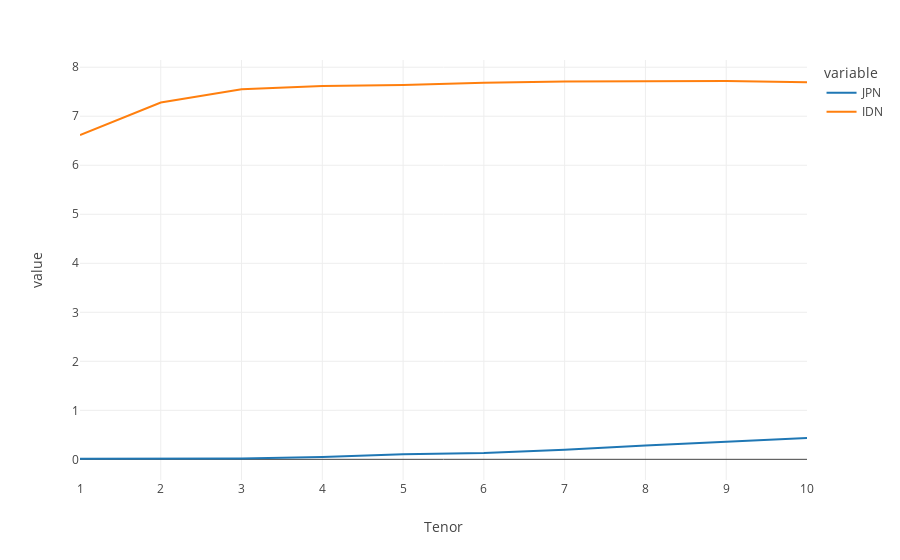

The cell this chart's notebook holds for it:
### Code cell
spot_curves = pd.DataFrame({"JPN": dfs_yc[tickers[2]].set_index("date").loc[start_date] .iloc[:10],
"IDN": dfs_yc[tickers[3]].set_index("date").loc[start_date] .iloc[:10]
})
spot_curves.index = spot_curves.index.map(lambda x: x.split("-")[0]).astype(int)
spot_curves.index.name="Tenor"
spot_curves = spot_curves.astype(float)
spot_curves.plot()

### Figure 1 — Plotly figure (JSON) as saved in the notebook; plotly's stock layout.template omitted (floating-point values rounded to 4 significant figures)
{"data": [{"hovertemplate": "variable=JPN<br>Tenor=%{x}<br>value=%{y}<extra></extra>", "legendgroup": "JPN", "line": {"color": "#1F77B4", "dash": "solid"}, "mode": "lines", "name": "JPN", "orientation": "v", "showlegend": true, "type": "scatter", "x": [1, 2, 3, 4, 5, 6, 7, 8, 9, 10], "xaxis": "x", "y": [0.01, 0.007, 0.015, 0.049, 0.102, 0.127, 0.196, 0.282, 0.359, 0.436], "yaxis": "y"}, {"hovertemplate": "variable=IDN<br>Tenor=%{x}<br>value=%{y}<extra></extra>", "legendgroup": "IDN", "line": {"color": "#FF7F0E", "dash": "solid"}, "mode": "lines", "name": "IDN", "orientation": "v", "showlegend": true, "type": "scatter", "x": [1, 2, 3, 4, 5, 6, 7, 8, 9, 10], "xaxis": "x", "y": [6.617, 7.281, 7.549, 7.618, 7.638, 7.682, 7.71, 7.719, 7.719, 7.692], "yaxis": "y"}], "layout": {"legend": {"title": {"text": "variable"}, "tracegroupgap": 0}, "margin": {"t": 60}, "xaxis": {"anchor": "y", "domain": [0, 1], "title": {"text": "Tenor"}}, "yaxis": {"anchor": "x", "domain": [0, 1], "title": {"text": "value"}}}}
